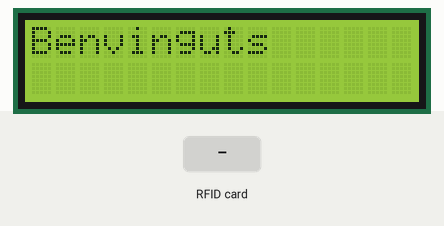
Bench run of a sketch on a simulated Arduino Uno, built with avr-gcc and run on an emulated ATmega328P. On the bench: 16×2 character LCD. Inputs (shaded band) come from the test bench.

Above: at 2.3 s.
2.4 s: RFID card 5E 7A 19 C4 held to the reader
At 3.7 s:
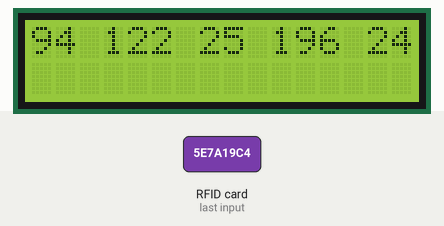
At 5.7 s:
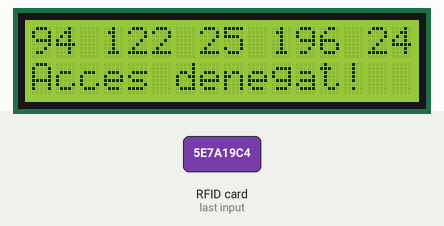
Timing chart, 0 to 7.2 s (numbered marks = the images above; inputs shaded):
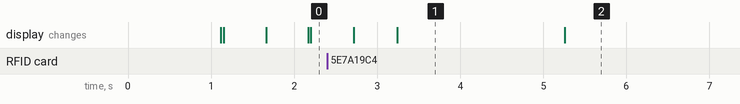

The sketch:

RFID.ino
```cpp
 #include <LiquidCrystal_I2C.h>
 #include <SPI.h>
 #include <RFID.h>
 #define SS_PIN 10
 #define RST_PIN 5
 RFID rfid(SS_PIN,RST_PIN);
 int serNum[5];
 LiquidCrystal_I2C scr(0x27,16,2);

 void setup(){
  Serial.begin(9600);
  scr.begin();
  scr.noBacklight();
  delay(1000);
  scr.backlight();
  SPI.begin();
  rfid.init();
 }
 void loop(){
  while(!rfid.isCard()){
    scr.print("Benvinguts");
    delay(500);
    scr.setCursor(0,1);
    scr.print("Paseu la targeta");
    delay(500);
    scr.clear();
  }
   if(rfid.readCardSerial()) {
    scr.print(rfid.serNum[0],DEC);
    scr.print(" ");
    scr.print(rfid.serNum[1],DEC);
    scr.print(" ");
    scr.print(rfid.serNum[2],DEC);
    scr.print(" ");
    scr.print(rfid.serNum[3],DEC);
    scr.print(" ");
    scr.print(rfid.serNum[4],DEC);
    scr.println("");
    delay(2000);
    scr.setCursor(0,1);
    if(rfid.serNum[0] == 89) scr.print("Acces autoritzat");
    else scr.print("Acces denegat!");
    delay(2000);
    scr.clear();
    delay(500);
   }
  rfid.halt();
 }
```

Measured:
- after the input at 2.4 s, the display: first differs from a run without the input after 0.84 s (image 1)
- what the display in image 1 shows lasts 2.1 s, from 3.2 s to 5.3 s
